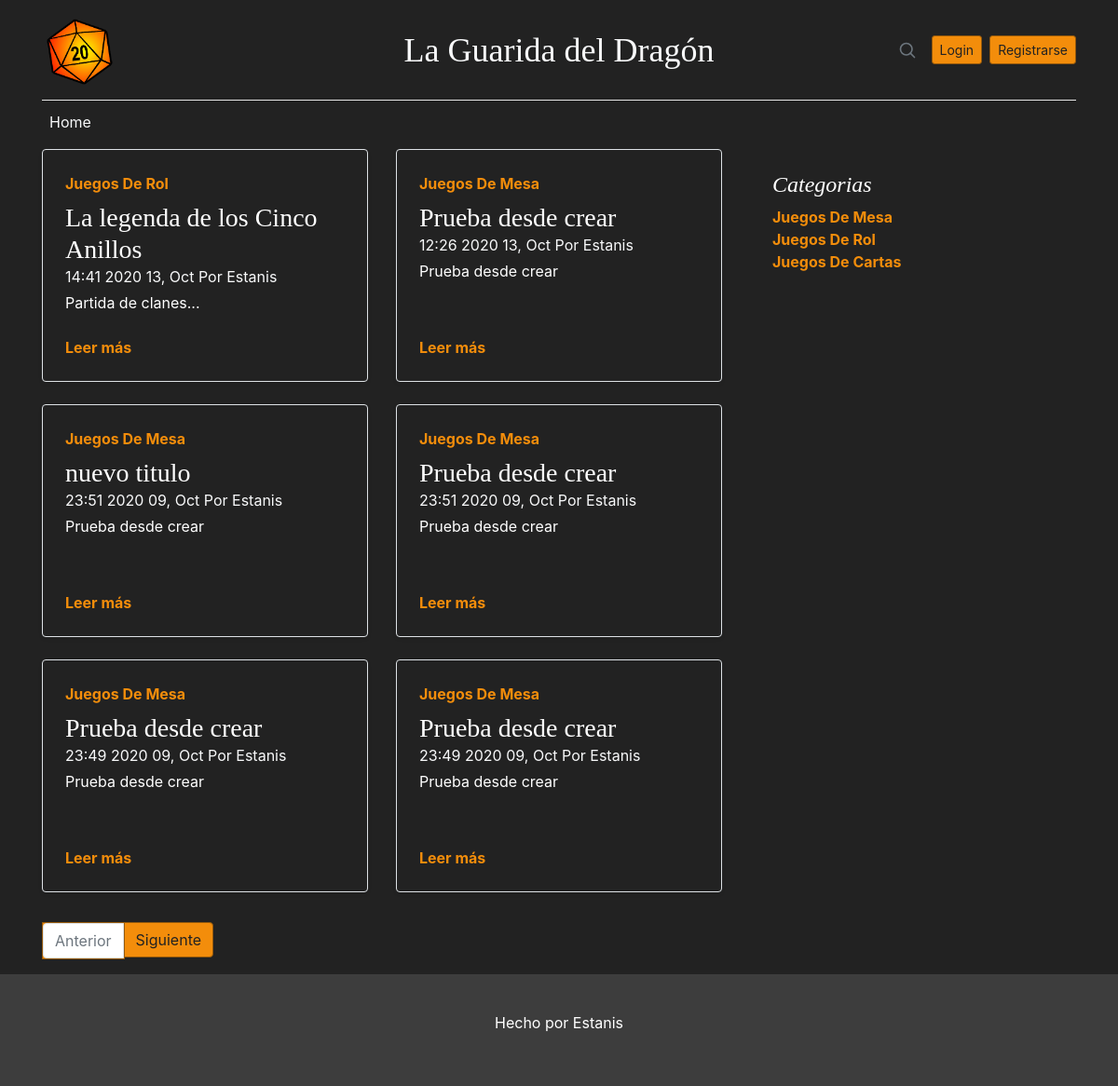
The app's page /, older data.
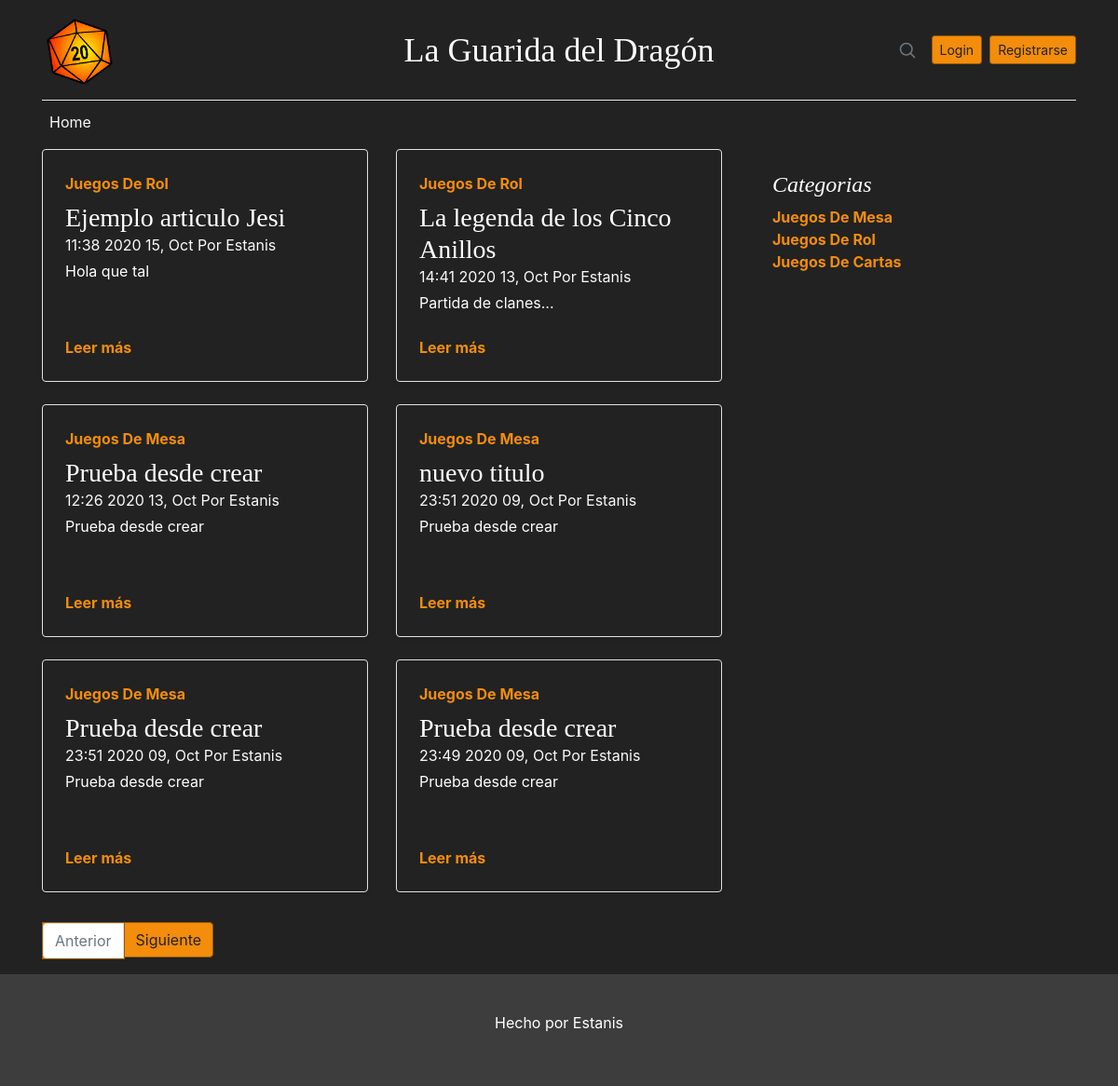
The same page, newer data.
### blog_app/models.py (models this page shows, shortened)
class Post(models.Model):
    titulo = models.CharField(max_length=255)
    autor = models.ForeignKey(Usuario, on_delete=models.CASCADE)
    descripcion = models.CharField(max_length=125)
    fecha = models.DateTimeField(auto_now_add=True)
    contenido = models.TextField()
    categoria = models.ForeignKey(Categoria, related_name='post_categoria',
                                  on_delete=models.CASCADE, default=1)
    image = models.ImageField("Image", blank=True, null=True, upload_to="media/post/imagenes")
    class Meta:
        ordering = ['-id']

class Categoria(models.Model):
    name = models.CharField(max_length=255)
    def __str__(self):
        return self.name
    class Meta:
        verbose_name_plural = "Categorias"

class Usuario(AbstractUser):
    editor = models.BooleanField(default=False)

### blog_app/views.py (the view)
# urls.py: path('', index.as_view(), name='index'),
class index(View):
    def get(self, request, **kwargs):
        if 'categoria' in request.GET:
            lista_post = Post.objects.filter(categoria=Categoria.objects.get(pk=request.GET.get('categoria')))
        else:
            lista_post = Post.objects.all()
        paginator = Paginator(lista_post, 6)  # Muestra 6 post por pagina.
        page_number = request.GET.get('page')
        page_obj = paginator.get_page(page_number)
        lista_categorias = Categoria.objects.all()
        return render(request, "index.html", {
            "page_obj": page_obj,
            "lista_categorias": lista_categorias,
        })

### templates/index.html (shortened to what this page needs)
{% extends 'base.html'%}
{%block contenido%}
 <div class="col-md-8 blog-main">
    <div class="row mb-2">
        {%for post in page_obj%}
        <div class="col-md-6">
            <div class="row no-gutters border rounded overflow-hidden flex-md-row mb-4 shadow-sm h-md-250 position-relative">
                <div class="col p-4 d-flex flex-column position-static">
                    <strong class="d-inline-block mb-2 texto-categoria">{{post.categoria| title}}</strong>
                    <h3 class="mb-0">{{post.titulo|truncatechars:40}}</h3>
                    <div class="mb-1 text-light">{{post.fecha|date:'H:i Y d, M' }} Por {{post.autor.username}}</div>
                    <p class="mb-auto">{{post.descripcion|truncatechars:20}}</p>
                    <a href="{% url 'post-detalle' pk=post.pk%}" class="stretched-link enlace">Leer más</a>
                </div>
            </div>
        </div>
        {%endfor%}
    </div>
    <ul class="pagination">
        {% if page_obj.has_previous %}
        <li>
            <a class="page-link boton" href="?page={{ page_obj.previous_page_number }}">Anterior</a>
        </li>
        {% else %}
        <li class="page-item disabled boton "><span class="page-link disabled boton">Anterior</span></li>
        {% endif %}
        {% if page_obj.has_next %}
        <li class="page-item"><a class="page-link boton" href="?page={{ page_obj.next_page_number }}">Siguiente</a></li>
        {% else %}
        <li class="page-item disabled boton"><span class="page-link boton">Siguiente</span></li>
        {% endif %}
    </ul>
</div>
{%endblock%}
{%block lateral%}
  <aside class="col-md-4 blog-sidebar">
                <div class="p-4">
                    <h4 class="font-italic">Categorias</h4>
                    <ol class="list-unstyled mb-0">
                        {% for c in lista_categorias %}
                            <li><a class="enlace" href="{% url 'index'%}?categoria={{c.pk}}">{{c.name|title}}</a></li>
                        {% endfor%}
                    </ol>
                </div>
        </aside>
{%endblock%}

### templates/base.html (shortened to what this page needs)
<!doctype html>
<html lang="en">
<head>
    {%load static%}
    <link href="{%static 'css/bootstrap.min.css'%}" rel="stylesheet"
>
    <link rel="stylesheet" href="{%static 'css/estilos.css' %}?v=1.0.1">
</head>
<body>
{% include 'navbar.html' %}
<main role="main" class="container">
    <div class="row">
        {%block contenido%}
        {% endblock %}
        {%block lateral%}
        {%endblock%}
    </div>
</main>
<footer class="blog-footer">
    <p>Hecho por Estanis
    </p>
</footer>
</body>
</html>

### templates/navbar.html (shortened to what this page needs)
{%load static%}
<div class="container">
    <header class="blog-header py-3">
        <div class="row flex-nowrap justify-content-between align-items-center">
            <div class="col-4 pt-1">
                <img src="{% static 'img/d20.png'%}" class="img-fluid" alt="dado-de-veinte" height="80" width="80">
            </div>
            <div class="col-4 text-center">
                <a class="blog-header-logo text-light" href="#">La Guarida del Dragón</a>
            </div>
            <div class="col-4 d-flex justify-content-end align-items-center">
                <a class="text-muted" href="#" aria-label="Search">
                    <svg xmlns="http://www.w3.org/2000/svg" width="20" height="20" fill="none" stroke="currentColor"
                         stroke-linecap="round" stroke-linejoin="round" stroke-width="2" class="mx-3" role="img"
                         viewBox="0 0 24 24" focusable="false"><title>Buscar</title>
                        <circle cx="10.5" cy="10.5" r="7.5"/>
                        <path d="M21 21l-5.2-5.2"/>
                    </svg>
                </a>
                {% if not request.user.is_active %}
                <a class="btn btn-sm  mr-2 boton" href="{% url 'login' %}">Login</a>
                <a class="btn btn-sm  boton" href="{% url 'register' %}">Registrarse</a>
                {% else %}
                <a class="btn btn-sm  boton" href="{% url 'logout' %}">Logout</a>
                {%endif%}
            </div>
        </div>
    </header>
    <div class="nav-scroller py-1 mb-2 ">
        <nav class="nav d-flex ">
            <a class="p-2 text-light" href="{% url 'index'%}">Home</a>
        </nav>
    </div>
</div>

### estatico/css/estilos.css (style rules this page uses)
body { background-color: #222222; color: white; }
.enlace { color:#F38D0B; font-weight:bold; }
.texto-categoria { color:#F38D0B; }
.boton { background-color: #F38D0B; color: #222222; border: 1px solid #95590C; }
.blog-header { line-height: 1; border-bottom: 1px solid #e5e5e5; }
.blog-header-logo { font-family: "Playfair Display", Georgia, "Times New Roman", serif; font-size: 2.25rem; }
h1, h2, h3, h4, h5, h6 { font-family: "Playfair Display", Georgia, "Times New Roman", serif; }
.nav-scroller { position: relative; z-index: 2; height: 2.75rem; overflow-y: hidden; }
.nav-scroller .nav { display: -ms-flexbox; display: flex; -ms-flex-wrap: nowrap; flex-wrap: nowrap; padding-bottom: 1rem; margin-top: -1px; overflow-x: auto; text-align: center; white-space: nowrap; -webkit-overflow-scrolling: touch; }
@media (min-width: 768px) { .h-md-250 { height: 250px; } }
.blog-footer { padding: 2.5rem 0; color: white; text-align: center; background-color: #3D3D3D; }

Row changes from the older to the newer data that the page shows:
no longer on this page (row unchanged): Post: categoria "Juegos De Mesa", titulo "Prueba desde crear", fecha "23:49 2020 09, Oct", autor.username "Estanis", descripcion "Prueba desde crear"
added Post: categoria "Juegos De Rol", titulo "Ejemplo articulo Jesi", fecha "11:38 2020 15, Oct", autor.username "Estanis", descripcion "Hola que tal"
